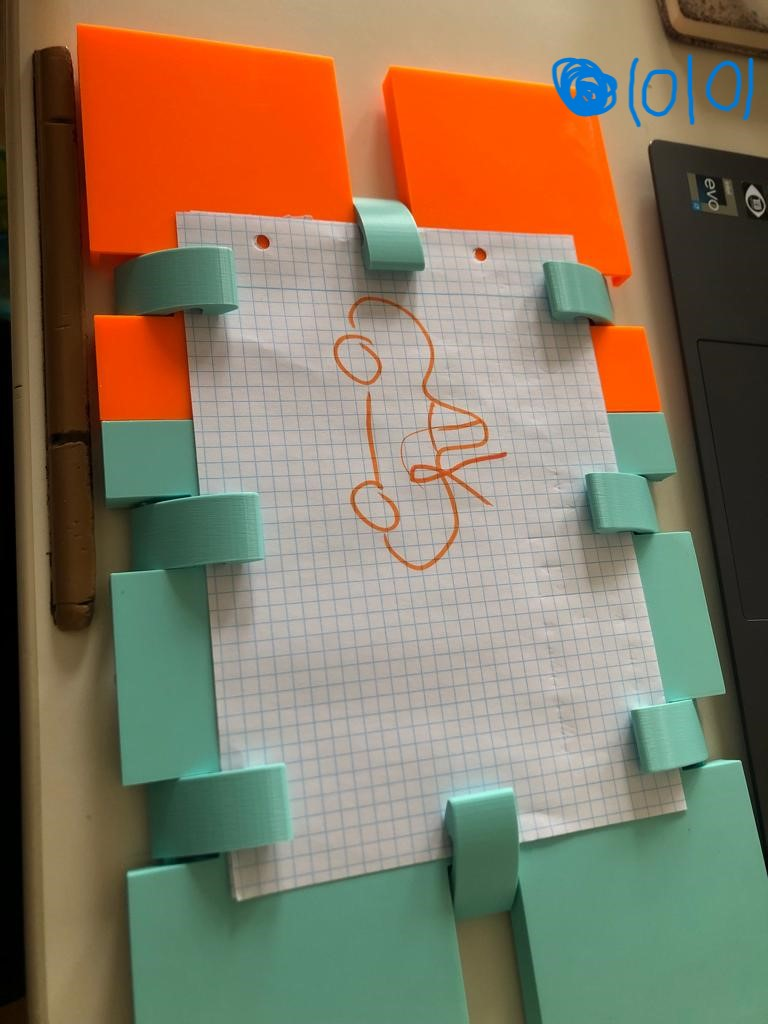
#> input picture code/img_gen_lib/PapierTest/PaperTest.jpeg, 768 x 1024 px
$ python reconvertion_utils.py
#> lines starting #> are read from the running program, lines starting #| are printed output that depends on the picture; after the words box and inside, x2 and y2 are one past the last pixel; in counts of white or black regions, pixels touching at a corner belong together
#> further down, pImg is the input picture: shape (1024, 768, 3); mean B, G, R 96.2, 120.1, 136
import cv2
import numpy as np

import matplotlib.pyplot as plt
import numpy as np
import time
import cv2


def detectCornersOfPlatform( img ):
    imgHeight, imgWidth = img.shape

    ###Use Canny for Edges
    canny = cv2.Canny( img, 10, 40 )
    canny = cv2.blur( canny, ( 3, 3 ) )

    ###################
    # Find Contours
    # sort by size
    # get only contours greater than 20
    # get the outside border of a contour and not the one inside onother

    contours, hierarchy = cv2.findContours(image=canny, mode=cv2.RETR_TREE, method=cv2.CHAIN_APPROX_SIMPLE)
    hierarchy = hierarchy[ 0 ]


    ######################
    # Draw the contours into a new image
    image_copy = np.zeros( ( imgHeight, imgWidth ), dtype = np.uint8 )
    cv2.drawContours(image=image_copy, contours=contours, contourIdx=-1, color=(255, 255, 255), thickness=1)

    #############################
    # Detect contours with corner Harris
    # Draw the detected corners into a new image
    # Get the corner positions by simply searching for the color 255

    dst = cv2.cornerHarris( image_copy, 17, 29, 0.1)
    dst = cv2.dilate(dst,None)
    ret, dst = cv2.threshold(dst,0.1*dst.max(),255,0)
    dst = np.uint8(dst)

    indexes = np.where( dst == 255 )

    return indexes


# [26 lines left out: function cornerDistances, not called in this run]


def transformPlatform( img ):
    imgWidth = img.shape[ 1 ]; imgHeight = img.shape[ 0 ]
#> after `imgWidth = img.shape[1]`: imgWidth = 768
#> after `imgHeight = img.shape[0]`: imgHeight = 1024

    ###########################################################################################################################################
    ###Detect Platform and transform the image
    ###########################################################################################################################################
    platform = np.zeros( ( imgHeight, imgWidth ), dtype = np.uint8 )
    platform = np.where( ( img[ :, :, 0 ] < 70 ) & ( ( img[ :, :, 1 ] > 50 ) & ( img[ :, :, 1 ] < 140 ) ) & ( img[ :, :, 2 ] > 220 ), 255, 0 )
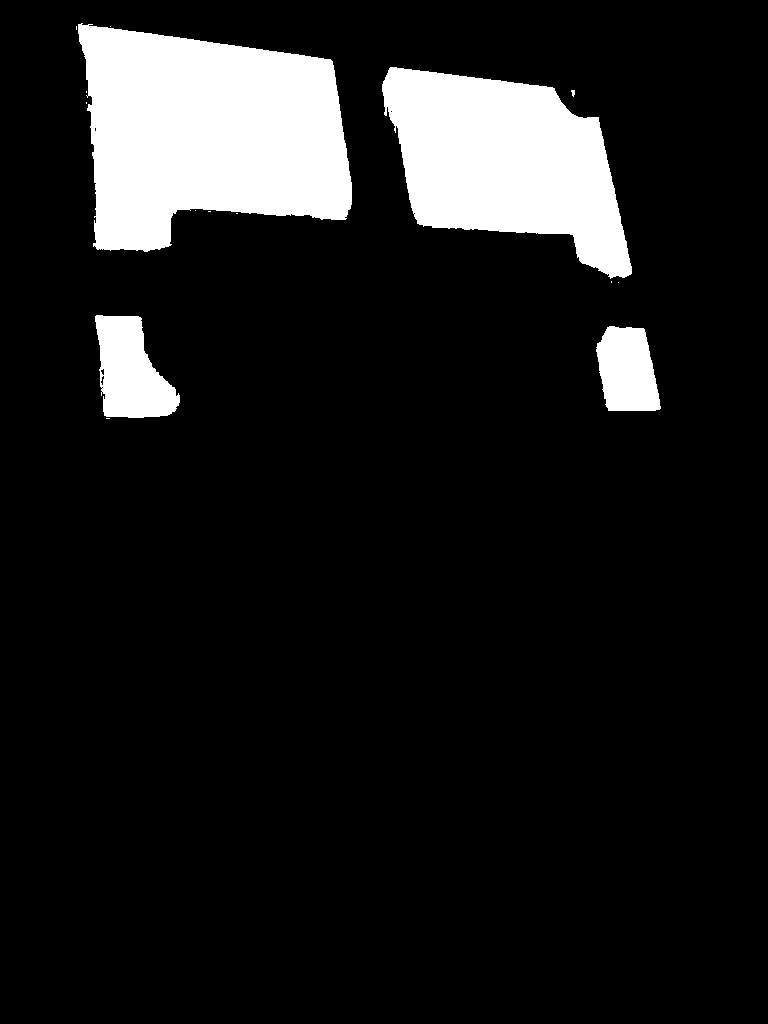
#> platform: shape (1024, 768) int64; 11.3% white; 15 white regions (10 under 20 px), largest, box (x1, y1, x2, y2) and area: (78, 23, 352, 252) 46249, (382, 67, 632, 279) 32615, (95, 315, 180, 418) 5817, (596, 326, 661, 411) 4323, (571, 90, 575, 97) 20
    platform = platform.astype( np.uint8 )

    indexes = detectCornersOfPlatform( platform )
#> in detectCornersOfPlatform, `canny = cv2.Canny( img, 10, 40 )`:
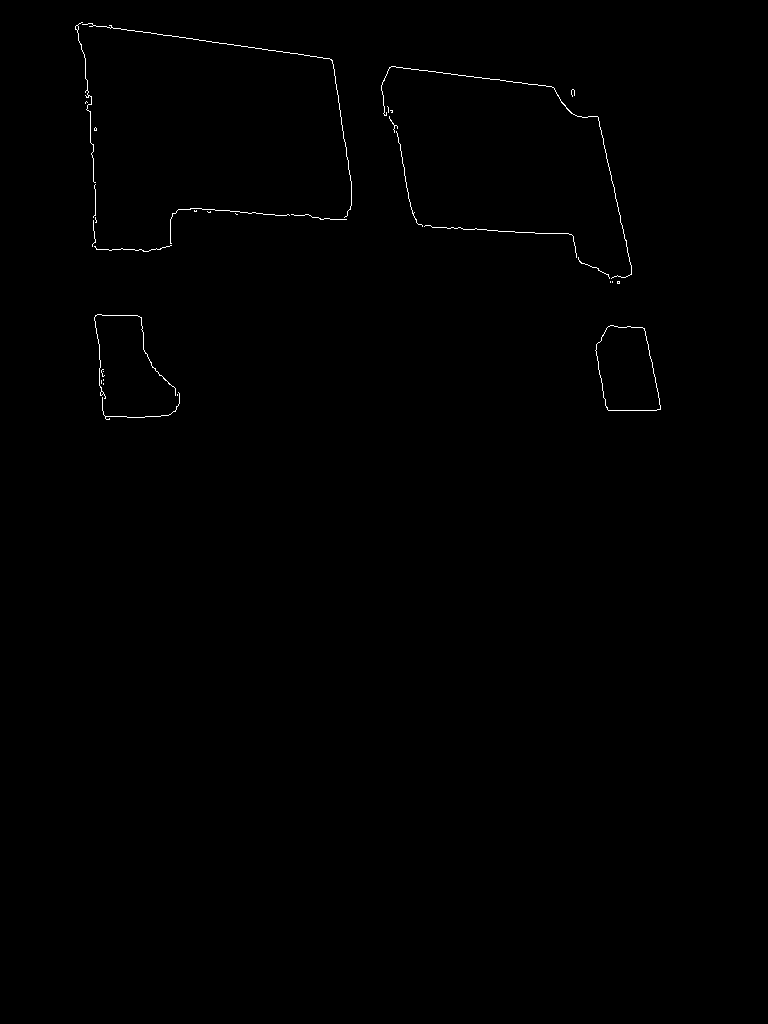
#> canny: shape (1024, 768); 0.31% white in thin lines or dots, all inside (x1, y1, x2, y2) = (75, 22, 661, 420)
#> in detectCornersOfPlatform, `contours, hierarchy = cv2.findContours(image=canny, mode=cv2.RETR_TREE..`: contours = 13 contours, 4 with area under 20; largest, box (x1, y1, x2, y2) and area: (74, 21, 353, 253) 47471, (78, 24, 351, 251) 45158, (380, 65, 633, 284) 33622, (382, 67, 631, 277) 31631, (93, 313, 181, 421) 6277

    #############################
    cornerPositions, ( topLeftCorner, topRightCorner, bottomLeftCorner, bottomRightCorner ) = cornerDistances( indexes, imgWidth, imgHeight )

    ################################
    # Transform the image
    # Rearrange coordinates to order: top-left, top-right, bottom-right, bottom-left

    corners = np.array( [ [ cornerPositions[ topLeftCorner ][ "x" ], cornerPositions[ topLeftCorner ][ "y" ] ],
                        [ cornerPositions[ topRightCorner ][ "x" ], cornerPositions[ topRightCorner ][ "y" ] ],
                        [ cornerPositions[ bottomRightCorner ][ "x" ], cornerPositions[ bottomRightCorner ][ "y" ] ],
                        [ cornerPositions[ bottomLeftCorner ][ "x" ], cornerPositions[ bottomLeftCorner ][ "y" ] ] ] )

    width1 = np.sum( ( corners[ 0 ] - corners[ 1 ] ) ** 2 ) ** 0.5
    width2 = np.sum( ( corners[ 3 ] - corners[ 2 ] ) ** 2 ) ** 0.5
    maxWidth = int( max( width1, width2 ) )

    height1 = np.sum( ( corners[ 0 ] - corners[ 3 ] ) ** 2 ) ** 0.5
    height2 = np.sum( ( corners[ 1 ] - corners[ 2 ] ) ** 2 ) ** 0.5
    maxHeight = int( max( height1, height2 ) )

    destination_corners = [[0, 0], [maxWidth, 0], [maxWidth, maxHeight], [0, maxHeight]]

    M = cv2.getPerspectiveTransform(np.float32(corners), np.float32(destination_corners))
    final = cv2.warpPerspective( img, M, (destination_corners[2][0], destination_corners[2][1]), flags=cv2.INTER_LINEAR)

    return final


# [95 lines left out: functions detectCornersOfPaper, transformImg, not called in this run]


if __name__ == "__main__":

    pImg = cv2.imread( "./PapierTest/PaperTest.jpeg" )
#> (the run stopped early here; a loop or call above may not have finished)

$ run again, with code/img_gen_lib/PapierTest/PapierTest2.jpeg copied over code/img_gen_lib/PapierTest/PaperTest.jpeg
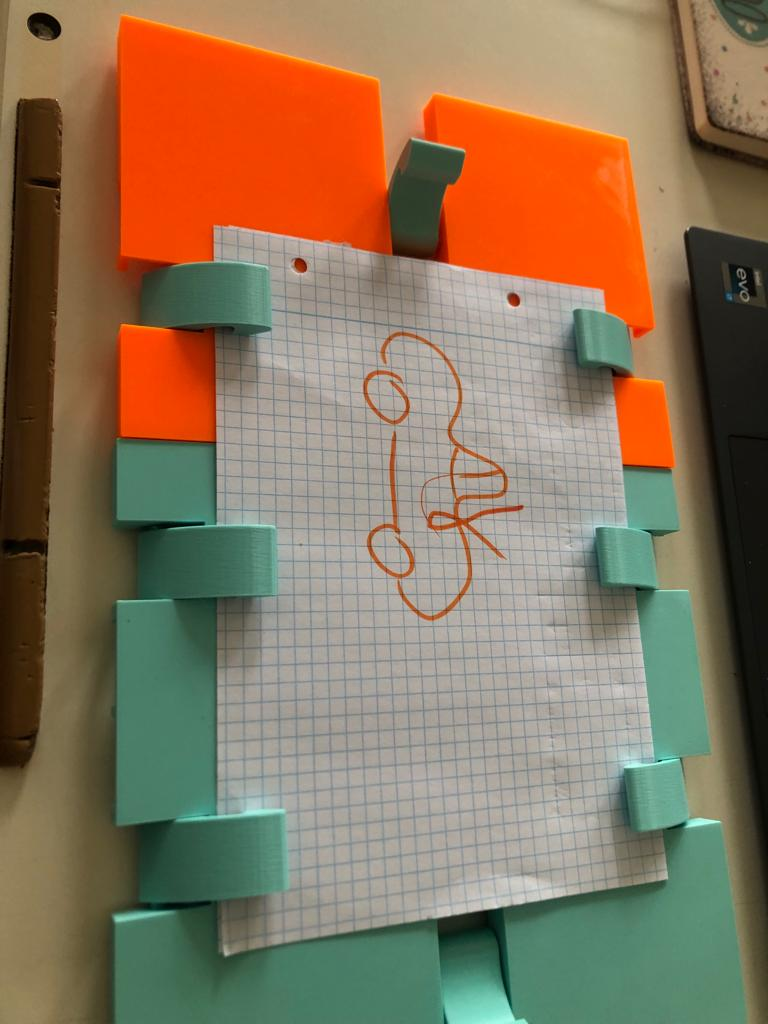
#> input picture code/img_gen_lib/PapierTest/PapierTest2.jpeg, 768 x 1024 px
#> pImg is the input picture: shape (1024, 768, 3); mean B, G, R 91.7, 117.5, 138.3
#> in transformPlatform, `platform = np.where( ( img[ :, :, 0 ] < 70 ) & ( ( img[ :, :, 1 ] > 50..`:
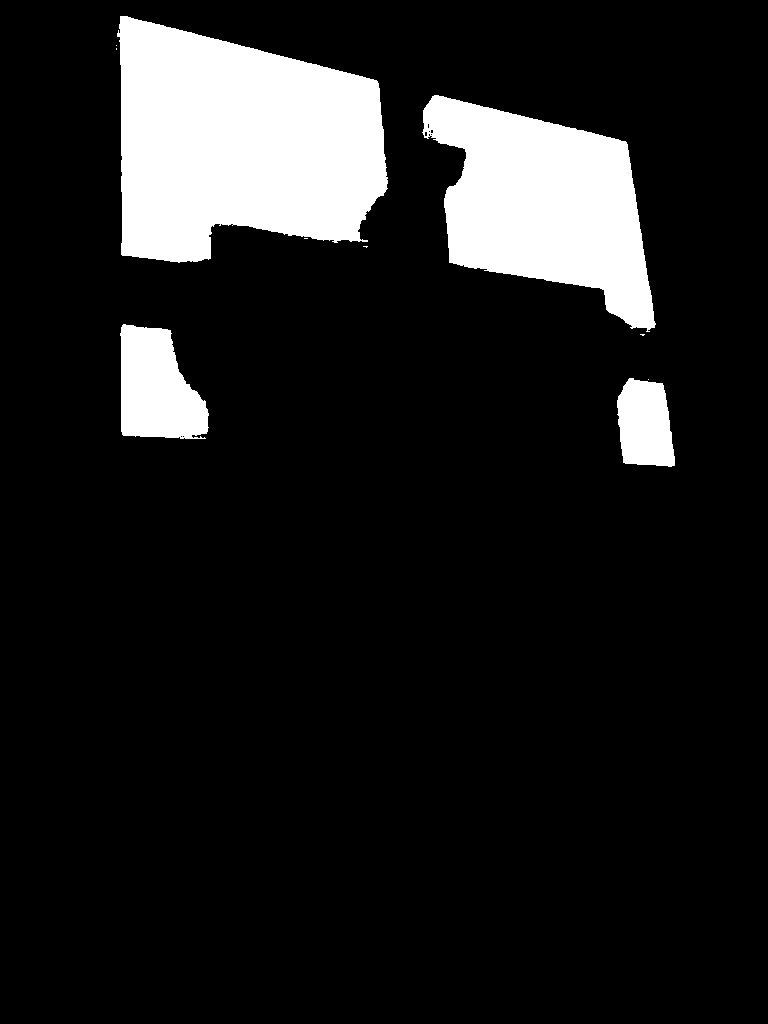
#> platform: shape (1024, 768) int64; 12% white; 10 white regions (6 under 20 px), largest, box (x1, y1, x2, y2) and area: (117, 16, 388, 263) 50364, (422, 95, 656, 332) 32273, (120, 324, 209, 439) 7544, (617, 378, 675, 467) 4155
#> in detectCornersOfPlatform, `canny = cv2.Canny( img, 10, 40 )`:
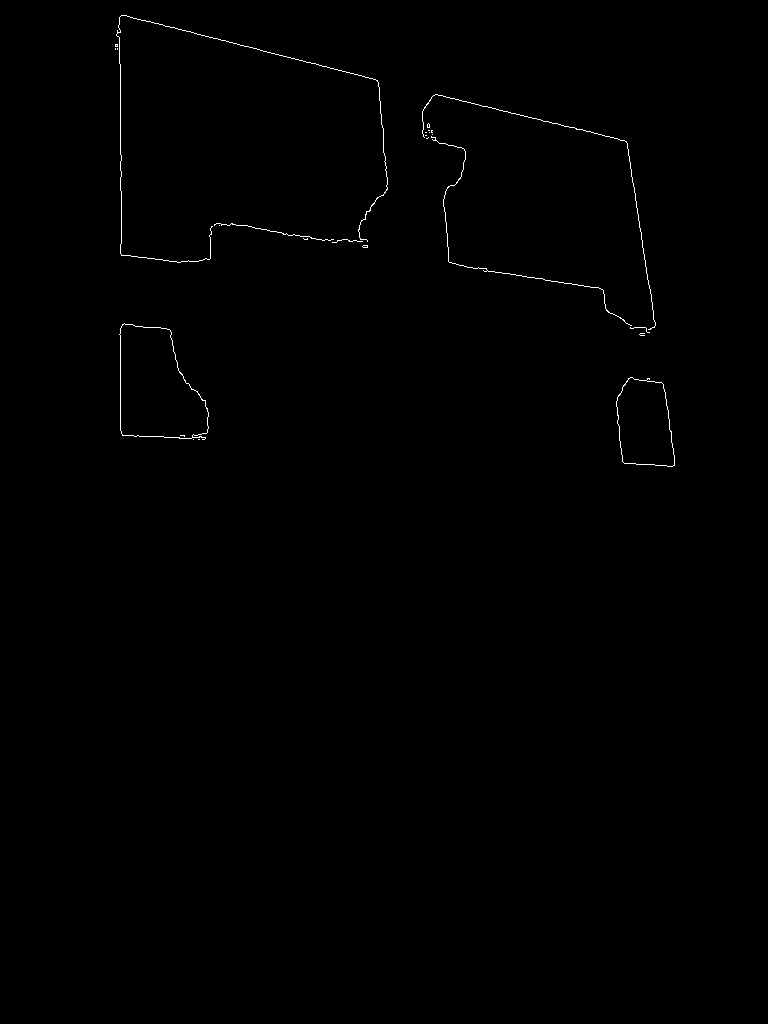
#> canny: shape (1024, 768); 0.32% white in thin lines or dots, all inside (x1, y1, x2, y2) = (115, 15, 675, 467)
#> contours = 11 contours, 2 with area under 20; largest, box (x1, y1, x2, y2) and area: (114, 14, 389, 264) 51595, (118, 16, 387, 262) 49250, (421, 93, 657, 337) 33323, (423, 95, 655, 329) 31176, (118, 322, 210, 441) 8014
